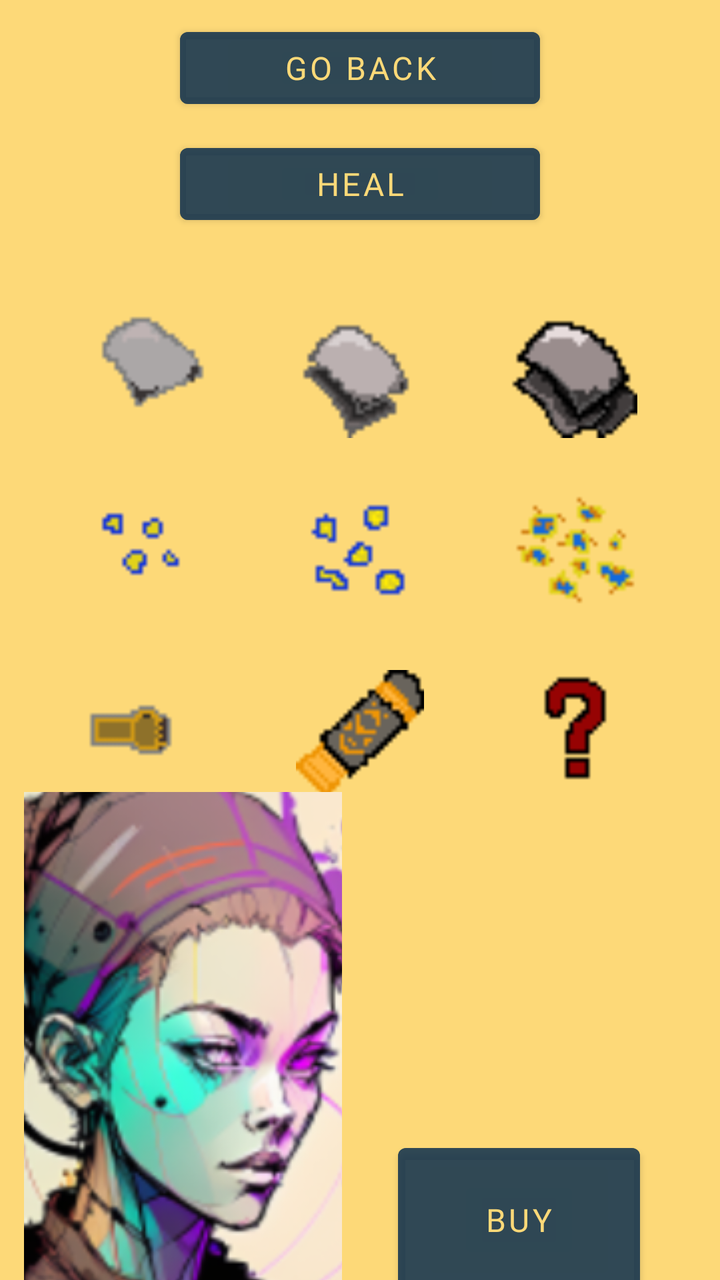
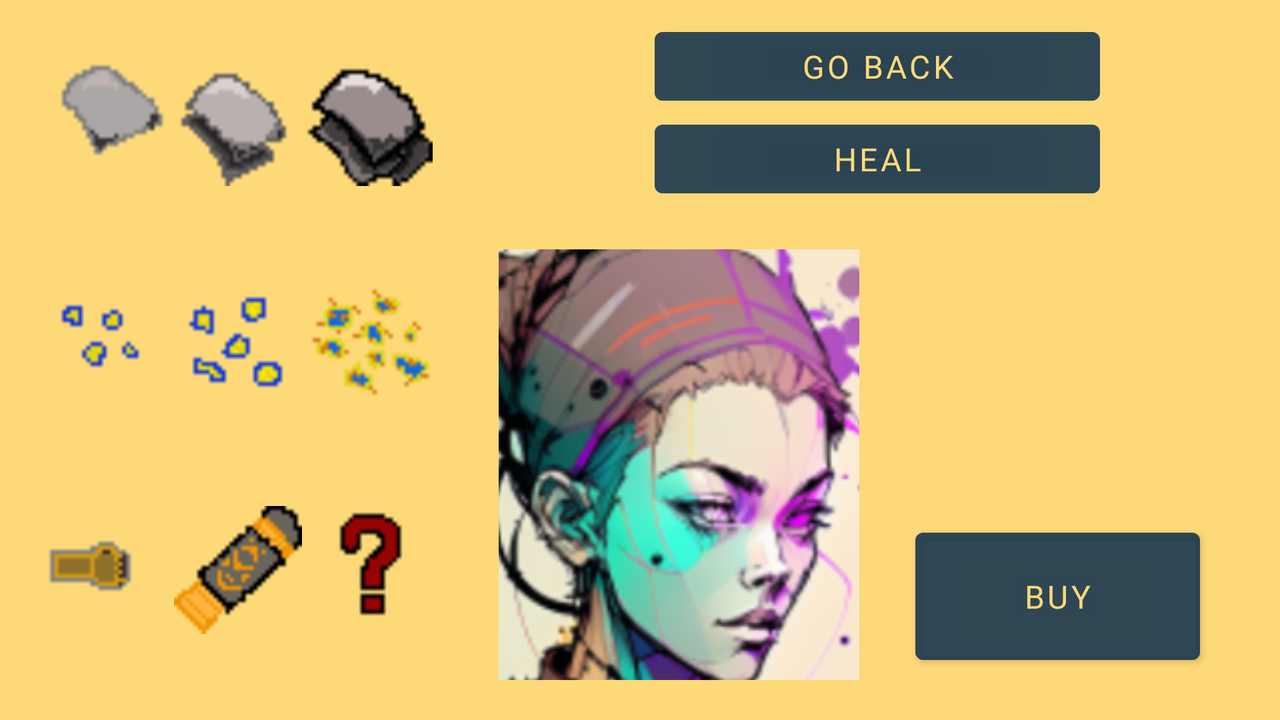

The same Android screen from two of the app's own layout files: first res/layout/ as a phone draws it, then the repository's variant for another configuration, drawn on a device whose configuration selects that folder. Both files follow.
<!-- AndroidManifest.xml: application theme Theme.NextGenPOS -->
<!-- res/layout/workshop.xml -->
<?xml version="1.0" encoding="utf-8"?>
<androidx.constraintlayout.widget.ConstraintLayout xmlns:android="http://schemas.android.com/apk/res/android"
    xmlns:app="http://schemas.android.com/apk/res-auto"
    xmlns:tools="http://schemas.android.com/tools"
    android:layout_width="match_parent"
    android:background="@color/steampunkYellow"
    android:layout_height="match_parent">

    <LinearLayout
        android:id="@+id/buttonArea"
        android:layout_width="match_parent"
        android:layout_height="wrap_content"
        android:orientation="vertical"
        android:padding="10sp"
        app:layout_constraintEnd_toEndOf="parent"
        app:layout_constraintStart_toStartOf="parent"
        app:layout_constraintTop_toTopOf="parent">

        <Button
            android:id="@+id/goBackBTN"
            android:layout_width="match_parent"
            android:layout_height="wrap_content"
            android:layout_marginStart="80sp"
            android:layout_marginEnd="80sp"
            android:backgroundTint="@color/steampunkBlueFade"
            android:fontFamily="@font/trade_winds"
            android:textColor="@color/steampunkYellow"
            android:textSize="16sp"
            android:text="@string/goBackBTN"
             />

        <Button
            android:id="@+id/healBTN"
            android:layout_width="match_parent"
            android:layout_height="wrap_content"
            android:layout_marginStart="80sp"
            android:layout_marginTop="10sp"
            android:layout_marginEnd="80sp"
            android:backgroundTint="@color/steampunkBlueFade"
            android:fontFamily="@font/trade_winds"
            android:text="@string/heal"
            android:textColor="@color/steampunkYellow"
            android:textSize="16sp" />
    </LinearLayout>

    <LinearLayout
        android:id="@+id/buyArea"
        android:layout_width="match_parent"
        android:layout_height="wrap_content"
        android:layout_marginStart="4sp"
        android:layout_marginEnd="4sp"
        android:layout_marginTop="8dp"
        android:paddingEnd="16sp"
        android:paddingStart="16sp"
        android:paddingTop="8sp"
        android:paddingBottom="8sp"
        android:orientation="vertical"
        android:gravity="center"
        app:layout_constraintEnd_toEndOf="parent"
        app:layout_constraintTop_toBottomOf="@id/buttonArea"
        app:layout_constraintStart_toStartOf="parent">

        <LinearLayout
            android:id="@+id/row1"
            android:layout_width="match_parent"
            android:layout_height="match_parent"
            android:orientation="horizontal">

            <ImageView
                android:id="@+id/steelPlates"
                android:src="@drawable/steel_plate"
                android:layout_width="50sp"
                android:layout_height="90sp"
                android:padding="10dp"
                android:scaleType="center"
                android:scaleY="2"
                android:clickable="true"
                android:layout_weight="1"
                android:scaleX="2"/>

            <ImageView
                android:id="@+id/tungstenPlates"
                android:src="@drawable/tungsten_steel_plate"
                android:layout_width="50sp"
                android:layout_height="90sp"
                android:padding="10dp"
                android:scaleType="center"
                android:scaleY="2"
                android:clickable="true"
                android:layout_weight="1"
                android:scaleX="2"/>

            <ImageView
                android:id="@+id/chromiumPlates"
                android:src="@drawable/chromium_titanium_plate"
                android:layout_width="50sp"
                android:layout_height="90sp"
                android:padding="10dp"
                android:scaleType="center"
                android:scaleY="2"
                android:clickable="true"
                android:layout_weight="1"
                android:scaleX="2" />
        </LinearLayout>

        <LinearLayout
            android:id="@+id/row2"
            android:layout_width="match_parent"
            android:layout_height="match_parent"
            android:orientation="horizontal">

            <ImageView
                android:id="@+id/xt1Nanites"
                android:src="@drawable/xt1_nanites"
                android:layout_width="50sp"
                android:layout_height="90sp"
                android:padding="10dp"
                android:scaleType="center"
                android:scaleY="2"
                android:clickable="true"
                android:layout_weight="1"
                android:scaleX="2"/>

            <ImageView
                android:id="@+id/xt3Nanites"
                android:src="@drawable/xt3_nanites"
                android:layout_width="50sp"
                android:layout_height="90sp"
                android:padding="10dp"
                android:scaleType="center"
                android:scaleY="2"
                android:clickable="true"
                android:layout_weight="1"
                android:scaleX="2" />

            <ImageView
                android:id="@+id/xtpNanites"
                android:src="@drawable/xtproto_nanites"
                android:layout_width="50sp"
                android:layout_height="90sp"
                android:padding="10dp"
                android:scaleType="center"
                android:scaleY="2"
                android:clickable="true"
                android:layout_weight="1"
                android:scaleX="2" />
        </LinearLayout>

        <LinearLayout
            android:id="@+id/row3"
            android:layout_width="match_parent"
            android:layout_height="match_parent"
            android:orientation="horizontal">

            <ImageView
                android:id="@+id/gauntlets1"
                android:src="@drawable/mecha_gauntlet"
                android:layout_width="50sp"
                android:layout_height="90sp"
                android:padding="10dp"
                android:scaleType="center"
                android:scaleY="2"
                android:clickable="true"
                android:layout_weight="1"
                android:scaleX="2" />

            <ImageView
                android:id="@+id/gauntlets2"
                android:src="@drawable/cba_implants"
                android:layout_width="50sp"
                android:layout_height="90sp"
                android:padding="10dp"
                android:scaleType="center"
                android:scaleY="2"
                android:clickable="true"
                android:layout_weight="1"
                android:scaleX="2"/>

            <ImageView
                android:id="@+id/illegal1"
                android:src="@drawable/illegal_cybernetic_enhancement"
                android:layout_width="50sp"
                android:layout_height="90sp"
                android:padding="10dp"
                android:scaleType="center"
                android:scaleY="2"
                android:clickable="true"
                android:layout_weight="1"
                android:scaleX="2"/>
        </LinearLayout>
    </LinearLayout>

    <LinearLayout
        android:id="@+id/ownerView"
        android:layout_width="match_parent"
        android:layout_height="wrap_content"
        android:layout_marginStart="8sp"
        android:layout_marginTop="8sp"
        android:layout_marginEnd="8sp"
        android:layout_marginBottom="16sp"
        android:orientation="horizontal"
        android:paddingStart="4sp"
        android:paddingTop="4sp"
        android:paddingEnd="4sp"
        android:paddingBottom="4sp"
        app:layout_constraintBottom_toBottomOf="parent"
        app:layout_constraintEnd_toEndOf="parent"
        app:layout_constraintStart_toStartOf="parent"
        app:layout_constraintTop_toBottomOf="@id/buyArea">

        <ImageView
            android:id="@+id/shopIcon"
            android:layout_width="140sp"
            android:layout_height="260sp"
            android:layout_weight="1"
            android:scaleType="center"
            android:src="@drawable/shop_owner2" />

        <LinearLayout
            android:id="@+id/shopTextArea"
            android:layout_width="wrap_content"
            android:layout_height="match_parent"
            android:gravity="center"
            android:layout_weight="1"
            android:padding="4sp"
            android:orientation="vertical">

            <TextView
                android:id="@+id/gearsText"
                android:layout_width="match_parent"
                android:layout_height="10sp"
                android:layout_weight="1"
                android:gravity="center"
                android:fontFamily="@font/trade_winds"
                android:textColor="@color/steampunkBlue"
                android:text="@string/gearsText" />

            <TextView
                android:id="@+id/shopText"
                android:layout_width="150sp"
                android:layout_height="wrap_content"
                android:gravity="center"
                android:layout_weight="3"
                android:textSize="11sp"
                android:fontFamily="@font/trade_winds"
                android:textColor="@color/steampunkBlue"
                android:text="@string/shop" />

            <Button
                android:id="@+id/buyBTN"
                android:layout_width="match_parent"
                android:layout_height="wrap_content"
                android:layout_marginStart="24sp"
                android:layout_marginEnd="24sp"
                android:layout_weight="1"
                android:backgroundTint="@color/steampunkBlueFade"
                android:fontFamily="@font/trade_winds"
                android:textColor="@color/steampunkYellow"
                android:textSize="16sp"
                android:text="@string/buyBTN" />
        </LinearLayout>

    </LinearLayout>


</androidx.constraintlayout.widget.ConstraintLayout>
<!-- resources referenced by this layout -->
<resources>
  <color name="steampunkBlue">#153551</color>
  <color name="steampunkBlueFade">#A6153551</color>
  <color name="steampunkYellow">#FDD978</color>
  <!-- drawable cba_implants: png bitmap (drawable, 546 bytes) -->
  <!-- drawable chromium_titanium_plate: png bitmap (drawable, 672 bytes) -->
  <!-- drawable illegal_cybernetic_enhancement: png bitmap (drawable, 282 bytes) -->
  <!-- drawable mecha_gauntlet: png bitmap (drawable, 273 bytes) -->
  <!-- drawable shop_owner2: png bitmap (drawable, 125253 bytes) -->
  <!-- drawable steel_plate: png bitmap (drawable, 375 bytes) -->
  <!-- drawable tungsten_steel_plate: png bitmap (drawable, 516 bytes) -->
  <!-- drawable xt1_nanites: png bitmap (drawable, 273 bytes) -->
  <!-- drawable xt3_nanites: png bitmap (drawable, 378 bytes) -->
  <!-- drawable xtproto_nanites: png bitmap (drawable, 525 bytes) -->
  <string name="buyBTN">BUY</string>
  <string name="gearsText" />
  <string name="goBackBTN">GO BACK</string>
  <string name="heal">HEAL</string>
  <string name="shop" />
  <style name="Theme.NextGenPOS" parent="Theme.MaterialComponents.DayNight.DarkActionBar">
          
          <item name="colorPrimary">@color/purple_500</item>
          <item name="colorPrimaryVariant">@color/purple_700</item>
          <item name="colorOnPrimary">@color/white</item>
          
          <item name="colorSecondary">@color/teal_200</item>
          <item name="colorSecondaryVariant">@color/teal_700</item>
          <item name="colorOnSecondary">@color/black</item>
          
          <item name="android:statusBarColor">?attr/colorPrimaryVariant</item>
          
      </style>
  <color name="purple_500">#FF6200EE</color>
  <color name="purple_700">#FF3700B3</color>
  <color name="white">#FFFFFFFF</color>
  <color name="teal_200">#FF03DAC5</color>
  <color name="teal_700">#FF018786</color>
  <color name="black">#FF000000</color>
</resources>
<!-- res/layout-land/workshop.xml (the repository's variant of the layout above) -->
<!-- drawn on the phone turned sideways -->
<?xml version="1.0" encoding="utf-8"?>
<androidx.constraintlayout.widget.ConstraintLayout xmlns:android="http://schemas.android.com/apk/res/android"
    xmlns:app="http://schemas.android.com/apk/res-auto"
    xmlns:tools="http://schemas.android.com/tools"
    android:layout_width="match_parent"
    android:background="@color/steampunkYellow"
    android:layout_height="match_parent">

    <LinearLayout
        android:layout_width="match_parent"
        android:layout_height="match_parent"
        android:orientation="horizontal">

        <LinearLayout
            android:id="@+id/buyArea"
            android:layout_width="match_parent"
            android:layout_height="match_parent"
            android:layout_marginStart="4sp"
            android:layout_marginTop="8dp"
            android:layout_marginEnd="4sp"
            android:gravity="center"
            android:layout_weight="1.7"
            android:orientation="vertical"
            android:paddingStart="16sp"
            android:paddingTop="8sp"
            android:paddingEnd="16sp"
            android:paddingBottom="8sp">

            <LinearLayout
                android:id="@+id/row1"
                android:layout_weight="1"
                android:layout_width="match_parent"
                android:layout_height="match_parent"
                android:orientation="horizontal">

                <ImageView
                    android:id="@+id/steelPlates"
                    android:layout_width="50sp"
                    android:layout_height="90sp"
                    android:layout_weight="1"
                    android:clickable="true"
                    android:padding="10dp"
                    android:scaleType="center"
                    android:scaleX="2"
                    android:scaleY="2"
                    android:src="@drawable/steel_plate" />

                <ImageView
                    android:id="@+id/tungstenPlates"
                    android:layout_width="50sp"
                    android:layout_height="90sp"
                    android:layout_weight="1"
                    android:clickable="true"
                    android:padding="10dp"
                    android:scaleType="center"
                    android:scaleX="2"
                    android:scaleY="2"
                    android:src="@drawable/tungsten_steel_plate" />

                <ImageView
                    android:id="@+id/chromiumPlates"
                    android:layout_width="50sp"
                    android:layout_height="90sp"
                    android:layout_weight="1"
                    android:clickable="true"
                    android:padding="10dp"
                    android:scaleType="center"
                    android:scaleX="2"
                    android:scaleY="2"
                    android:src="@drawable/chromium_titanium_plate" />
            </LinearLayout>

            <LinearLayout
                android:id="@+id/row2"
                android:layout_weight="1"
                android:layout_width="match_parent"
                android:layout_height="match_parent"
                android:orientation="horizontal">

                <ImageView
                    android:id="@+id/xt1Nanites"
                    android:layout_width="50sp"
                    android:layout_height="90sp"
                    android:layout_weight="1"
                    android:clickable="true"
                    android:padding="10dp"
                    android:scaleType="center"
                    android:scaleX="2"
                    android:scaleY="2"
                    android:src="@drawable/xt1_nanites" />

                <ImageView
                    android:id="@+id/xt3Nanites"
                    android:layout_width="50sp"
                    android:layout_height="90sp"
                    android:layout_weight="1"
                    android:clickable="true"
                    android:padding="10dp"
                    android:scaleType="center"
                    android:scaleX="2"
                    android:scaleY="2"
                    android:src="@drawable/xt3_nanites" />

                <ImageView
                    android:id="@+id/xtpNanites"
                    android:layout_width="50sp"
                    android:layout_height="90sp"
                    android:layout_weight="1"
                    android:clickable="true"
                    android:padding="10dp"
                    android:scaleType="center"
                    android:scaleX="2"
                    android:scaleY="2"
                    android:src="@drawable/xtproto_nanites" />
            </LinearLayout>

            <LinearLayout
                android:id="@+id/row3"
                android:layout_weight="1"
                android:layout_width="match_parent"
                android:layout_height="match_parent"
                android:orientation="horizontal">

                <ImageView
                    android:id="@+id/gauntlets1"
                    android:layout_width="50sp"
                    android:layout_height="90sp"
                    android:layout_weight="1"
                    android:clickable="true"
                    android:padding="10dp"
                    android:scaleType="center"
                    android:scaleX="2"
                    android:scaleY="2"
                    android:src="@drawable/mecha_gauntlet" />

                <ImageView
                    android:id="@+id/gauntlets2"
                    android:layout_width="50sp"
                    android:layout_height="90sp"
                    android:layout_weight="1"
                    android:clickable="true"
                    android:padding="10dp"
                    android:scaleType="center"
                    android:scaleX="2"
                    android:scaleY="2"
                    android:src="@drawable/cba_implants" />

                <ImageView
                    android:id="@+id/illegal1"
                    android:layout_width="50sp"
                    android:layout_height="90sp"
                    android:layout_weight="1"
                    android:clickable="true"
                    android:padding="10dp"
                    android:scaleType="center"
                    android:scaleX="2"
                    android:scaleY="2"
                    android:src="@drawable/illegal_cybernetic_enhancement" />
            </LinearLayout>
        </LinearLayout>

        <LinearLayout
            android:layout_width="match_parent"
            android:layout_height="match_parent"
            android:layout_weight="1"
            android:orientation="vertical">

            <LinearLayout
                android:id="@+id/buttonArea"
                android:layout_width="match_parent"
                android:layout_height="match_parent"
                android:layout_weight="2.2"
                android:orientation="vertical"
                android:padding="10sp">

                <Button
                    android:id="@+id/goBackBTN"
                    android:layout_width="match_parent"
                    android:layout_height="match_parent"
                    android:layout_weight="1"
                    android:layout_marginStart="80sp"
                    android:layout_marginEnd="80sp"
                    android:backgroundTint="@color/steampunkBlueFade"
                    android:fontFamily="@font/trade_winds"
                    android:text="@string/goBackBTN"
                    android:textColor="@color/steampunkYellow"
                    android:textSize="16sp" />

                <Button
                    android:id="@+id/healBTN"
                    android:layout_width="match_parent"
                    android:layout_height="match_parent"
                    android:layout_weight="1"
                    android:layout_marginStart="80sp"
                    android:layout_marginEnd="80sp"
                    android:backgroundTint="@color/steampunkBlueFade"
                    android:fontFamily="@font/trade_winds"
                    android:text="@string/heal"
                    android:textColor="@color/steampunkYellow"
                    android:textSize="16sp" />
            </LinearLayout>

            <LinearLayout
                android:id="@+id/ownerView"
                android:layout_width="match_parent"
                android:layout_height="match_parent"
                android:layout_marginStart="8sp"
                android:layout_marginTop="8sp"
                android:layout_marginEnd="8sp"
                android:layout_weight="1"
                android:layout_marginBottom="16sp"
                android:orientation="horizontal"
                android:paddingStart="4sp"
                android:paddingTop="4sp"
                android:paddingEnd="4sp"
                android:paddingBottom="4sp">

                <ImageView
                    android:id="@+id/shopIcon"
                    android:layout_width="140sp"
                    android:layout_height="260sp"
                    android:layout_weight="1"
                    android:scaleType="center"
                    android:src="@drawable/shop_owner2" />

                <LinearLayout
                    android:id="@+id/shopTextArea"
                    android:layout_width="wrap_content"
                    android:layout_height="match_parent"
                    android:layout_weight="1"
                    android:gravity="center"
                    android:orientation="vertical"
                    android:padding="4sp">

                    <TextView
                        android:id="@+id/gearsText"
                        android:layout_width="match_parent"
                        android:layout_height="10sp"
                        android:layout_weight="1"
                        android:fontFamily="@font/trade_winds"
                        android:gravity="center"
                        android:text="@string/gearsText"
                        android:textColor="@color/steampunkBlue" />

                    <TextView
                        android:id="@+id/shopText"
                        android:layout_width="150sp"
                        android:layout_height="wrap_content"
                        android:layout_weight="3"
                        android:fontFamily="@font/trade_winds"
                        android:gravity="center"
                        android:text="@string/shop"
                        android:textColor="@color/steampunkBlue"
                        android:textSize="9sp" />

                    <Button
                        android:id="@+id/buyBTN"
                        android:layout_width="match_parent"
                        android:layout_height="wrap_content"
                        android:layout_marginStart="24sp"
                        android:layout_marginEnd="24sp"
                        android:layout_weight="1"
                        android:backgroundTint="@color/steampunkBlueFade"
                        android:fontFamily="@font/trade_winds"
                        android:text="@string/buyBTN"
                        android:textColor="@color/steampunkYellow"
                        android:textSize="16sp" />
                </LinearLayout>

            </LinearLayout>
        </LinearLayout>

    </LinearLayout>


</androidx.constraintlayout.widget.ConstraintLayout>
